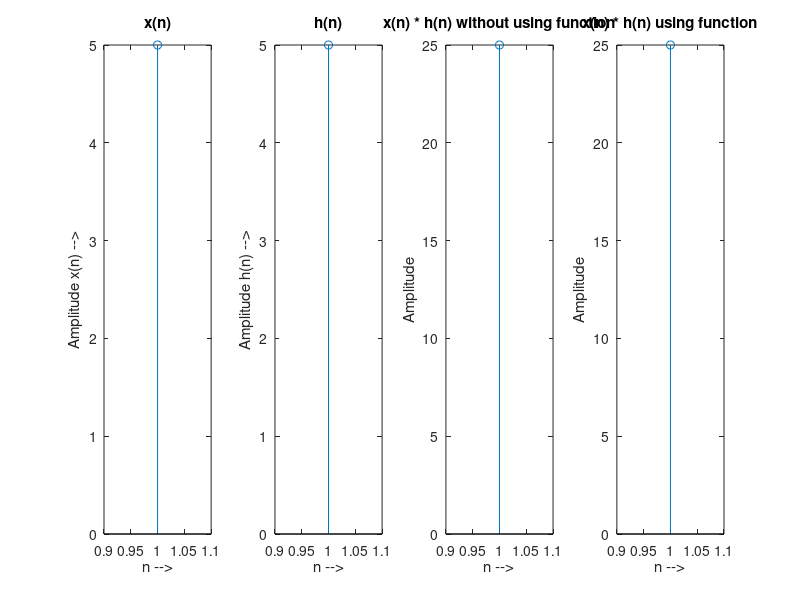

Write MATLAB code to recreate this figure.
clc
clear all

x1 = input('Enter the values in x1 ->')
x2 = input('Enter the values in x2 ->')

ConvUsingFunc = conv(x1,x2)

conv_len = length(x1) + length(x2) - 1

x1 = [x1, zeros(1, conv_len - length(x1))]
x2 = [x2, zeros(1, conv_len - length(x2))]
y = zeros(1, conv_len);

for n = 1:conv_len
    for i = 1 : n
        y(n) = y(n) + x1(i)*x2(n-i+1)
    end
end

subplot(1, 4, 1);
stem(x1);
xlabel('n -->');
ylabel('Amplitude x(n) -->');
title('x(n)');

subplot(1, 4, 2);
stem(x2);
xlabel('n -->');
ylabel('Amplitude h(n) -->');
title('h(n)');

subplot(1, 4, 3);
stem(y);
xlabel('n -->');
ylabel('Amplitude');
title('x(n) * h(n) without using function' );

subplot(1, 4, 4);
stem(ConvUsingFunc);
xlabel('n -->');
ylabel('Amplitude');
title('x(n) * h(n) using function');